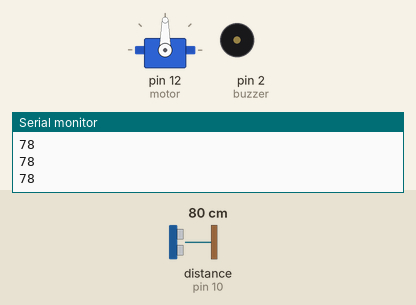
Bench run of a sketch on a simulated Arduino Uno, built with avr-gcc and run on an emulated ATmega328P. Shown: servo, buzzer (waves = sounding), the last lines printed to the serial monitor. Wiring (inferred from the names in the program): ultrasonic range finder: trigger pin 9; echo pin 10. The test bench sets the inputs (shaded band); at power-on: distance to the obstacle (sensor on pin 10) 80 cm. The echo pulse lasts 58.3 µs per cm.

Above: at 1.2 s.
1.3 s: distance to the obstacle (sensor on pin 10) set to 30 cm
2.8 s: distance to the obstacle (sensor on pin 10) set to 23 cm
At 3.08 s:
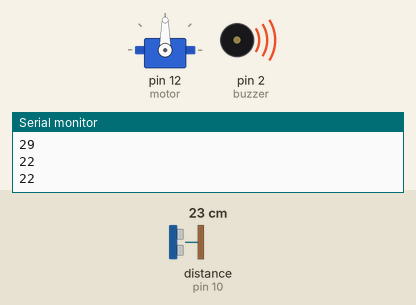
5.8 s: distance to the obstacle (sensor on pin 10) set to 10 cm
8.8 s: distance to the obstacle (sensor on pin 10) set to 7 cm
At 8.88 s:
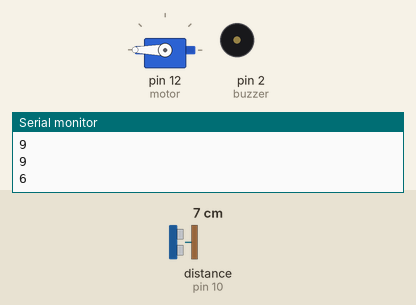
11.8 s: distance to the obstacle (sensor on pin 10) set to 9 cm
14.8 s: distance to the obstacle (sensor on pin 10) set to 2 cm
At 15.02 s:
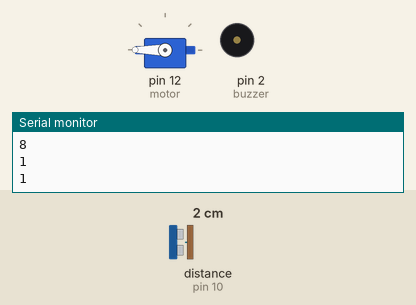
Timing chart, 0 to 17.8 s (numbered marks = the images above; inputs shaded):
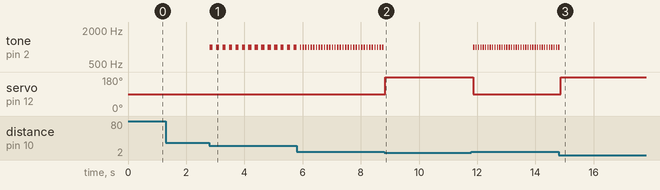

Measured:
- the behaviour switches between 27 and 26 cm on distance to the obstacle (sensor on pin 10) (found by bisection; images 0 and 1)
- the behaviour switches between 9 and 8 cm on distance to the obstacle (sensor on pin 10) (found by bisection; images 1 and 2)
- after the input at 2.8 s, tone on pin 2 (buzzer): alternates 1000 Hz for 0.11 s and silent for 0.11 s, starting at once
- after the input at 8.8 s, tone on pin 2 (buzzer): stops changing and stays silent; servo on pin 12 (motor): 90° → 180° at once
- after the input at 11.8 s, tone on pin 2 (buzzer): alternates 1000 Hz for 0.04 s and silent for 0.04 s, starting after 0.07 s; servo on pin 12 (motor): 180° → 90° after 0.07 s
- after the input at 14.8 s, tone on pin 2 (buzzer): goes on until 14.8 s, then stays silent; servo on pin 12 (motor): 90° → 180° after 0.07 s

The sketch:

PerfumeBot.ino
```cpp
#include<Servo.h>

const int trig = 9;
const int echo = 10;
const int buzzer = 2;
Servo motor;
long duration;
int distance;
void setup() {
  // put your setup code here, to run once:
  pinMode(buzzer,OUTPUT);
  pinMode(trig, OUTPUT);
  motor.attach(12);
  pinMode(echo,INPUT);
  Serial.begin(9600);

}

void loop() {
  // put your main code here, to run repeatedly:
  motor.write(90);
  digitalWrite(trig,LOW);
  delayMicroseconds(2);
  digitalWrite(trig,HIGH);
  delayMicroseconds(10);
  digitalWrite(trig,LOW);
  duration = pulseIn(echo,HIGH);
  distance = duration*0.034/2;
  Serial.println(distance);
  if (distance <= 25 and distance >7){
    tone(buzzer,1000,distance*5);
    delay(distance*10);
    }
  else if (distance <= 7){
    motor.write(180);
    delay(100);
    motor.write(90);
  }
  else{
   noTone(buzzer);
  }

}
```
